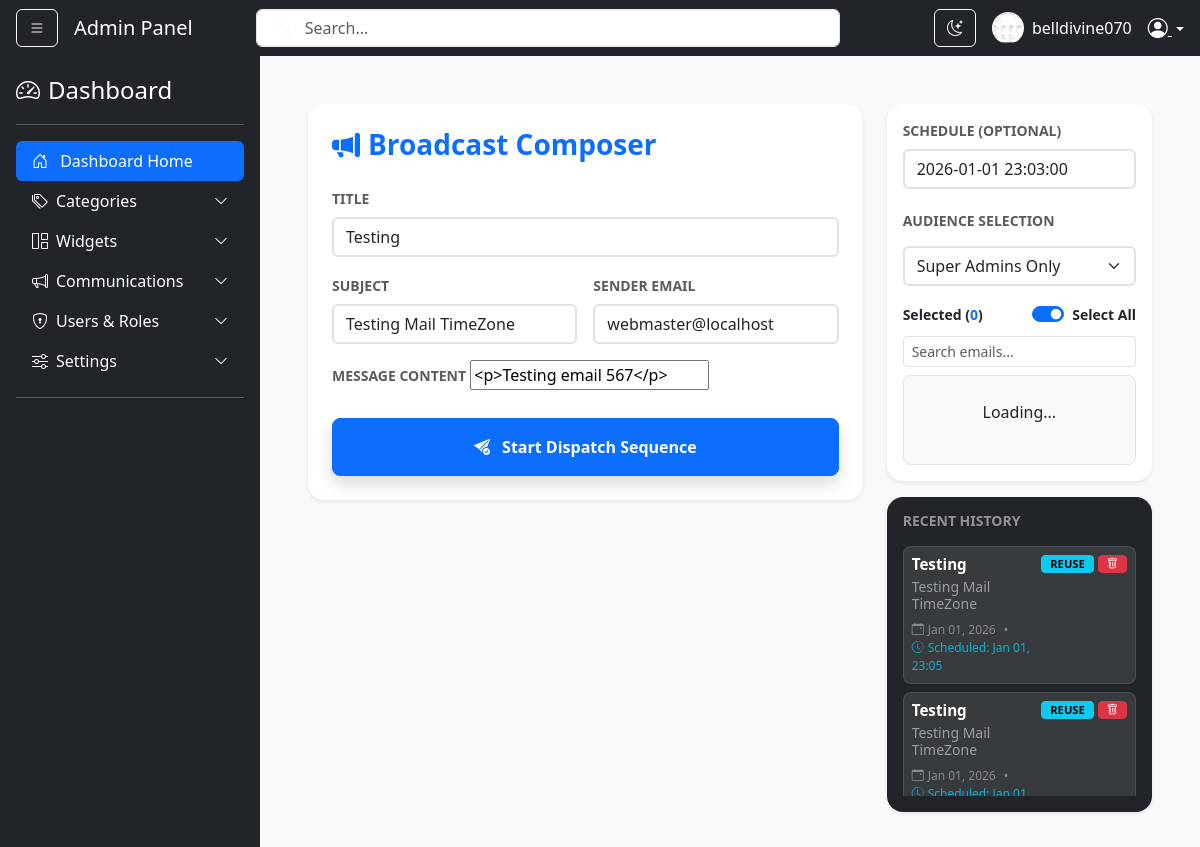
The app's page /bg-admin/broadcast/?reuse=9 (signed in), older data.
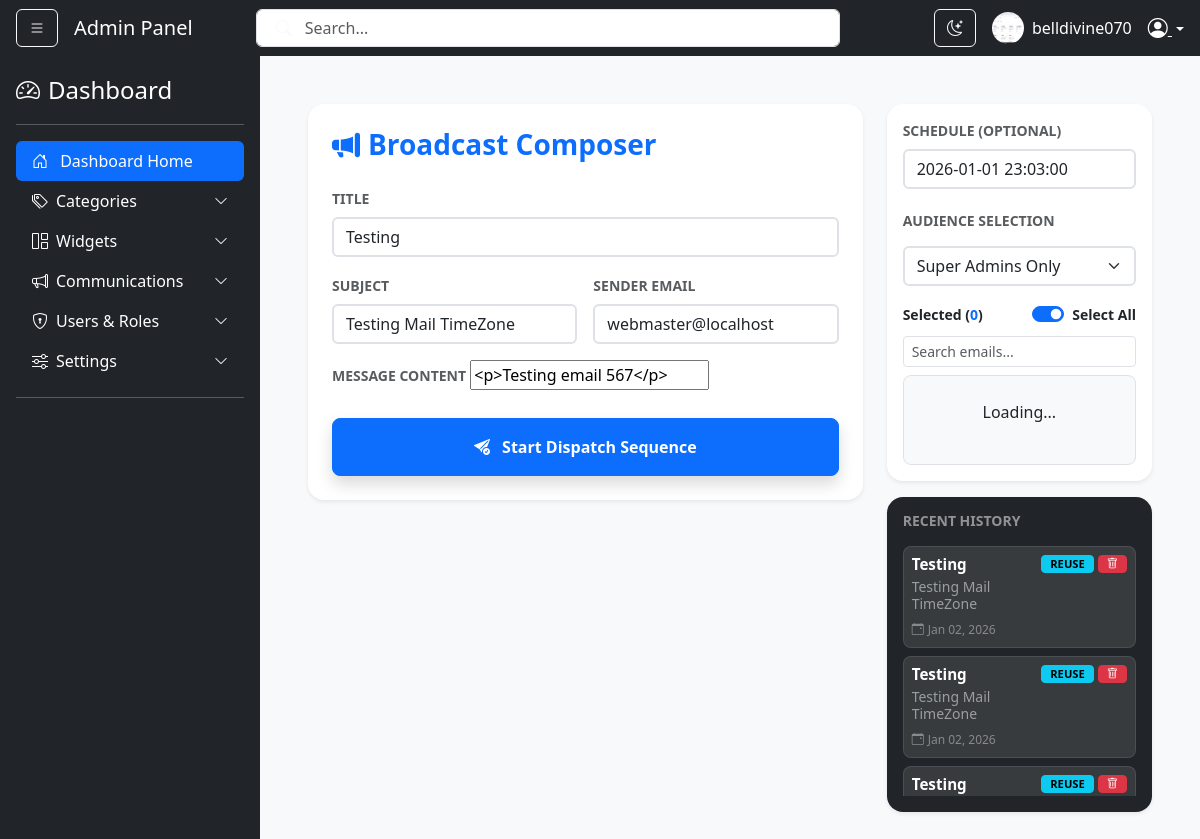
The same page, newer data.
### users/models.py (models this page shows, shortened)
class NewsPost(models.Model):
    AUDIENCE_CHOICES = [
        ('all', 'All Audience'),
        ('staff_only', 'Staff Only'),
        ('external_only', 'External Subscribers Only'),
        ('clients', 'Company Users (Clients)'),
        ('super_admin', 'Super Admins Only'),
        ('is_manager', 'Managers Only'),
        ('administrator', 'Administrators Only'),
    ]
    STATUS_CHOICES = [
        ('draft', 'Draft'),
        ('scheduled', 'Scheduled'),
        ('sending', 'Sending'),
        ('sent', 'Sent'),
        ('failed', 'Failed'),
    ]
    title = models.CharField(max_length=255)
    subject = models.CharField(max_length=255, blank=True)
    slug = models.SlugField(max_length=255, unique=True, blank=True)
    content = models.TextField()
    sender_email = models.EmailField(blank=True, null=True)
    target_audience = models.CharField(max_length=50, choices=AUDIENCE_CHOICES, default='all')
    status = models.CharField(max_length=15, choices=STATUS_CHOICES, default='draft')
    scheduled_time = models.DateTimeField(null=True, blank=True)
    last_sent_at = models.DateTimeField(null=True, blank=True)
    created_at = models.DateTimeField(auto_now_add=True)

### users/views.py (the view, shortened to what this page needs)
# urls.py: path('broadcast/', views.BroadcastCreateView.as_view(), name='broadcast_dashboard'),
class BroadcastCreateView(LoginRequiredMixin, CreateView):
    model = NewsPost
    form_class = BroadcastForm
    template_name = 'send_email.html'
    success_url = reverse_lazy('broadcast_dashboard')
    def get(self, request, *args, **kwargs):
        return super().get(request, *args, **kwargs)
    def get_initial(self):
        initial = super().get_initial()
        reuse_id = self.request.GET.get('reuse')
        if reuse_id:
            post = get_object_or_404(NewsPost, id=reuse_id)
            initial.update({
                'title': post.title,
                'subject': post.subject,
                'content': post.content,
                'sender_email': post.sender_email,
                'target_audience': post.target_audience,
                'scheduled_time': post.scheduled_time
            })
        return initial
    def get_context_data(self, **kwargs):
        context = super().get_context_data(**kwargs)
        context['recent_posts'] = NewsPost.objects.all().order_by('-created_at')[:10]
        return context

### users/forms.py
class BroadcastForm(forms.ModelForm):
    class Meta:
        model = NewsPost
        fields = ['title','subject','sender_email','content','target_audience','scheduled_time'
        ]
        widgets = {
            'content': SummernoteWidget(),
        }
    def __init__(self, *args, **kwargs):
        super().__init__(*args, **kwargs)
        self.fields['sender_email'].required = False
        self.fields['scheduled_time'].required = False

### users/context_processors.py (called while the page is built)
def app_settings_processor(request):
    settings_dict = {}
    try:
        variables = AppVariable.objects.all().values('var_name', 'var_value')
        for var in variables:
            settings_dict[var['var_name']] = var['var_value']
    except Exception as e:
        print(f"Error loading AppVariables: {e}")
        settings_dict = {}
    return settings_dict

### users/templates/send_email.html (shortened to what the changed rows need)
{% extends "layout.html" %}
{% load widget_tweaks %}
{% load static %}
{% block content %}
<link rel="stylesheet" href="https://cdnjs.cloudflare.com/ajax/libs/jquery-datetimepicker/2.5.20/jquery.datetimepicker.min.css">
<div class="container-fluid py-4">
    <form method="post" id="broadcast-form">
        <div class="row g-4">
            <div class="col-12 col-lg-8">
                <div class="card shadow-sm border-0 p-4 rounded-4 bg-white">
                    <div class="mb-3">
                        <label class="form-label small fw-bold text-muted">TITLE</label>
                        {% render_field form.title class="form-control border-2 shadow-none" %}
                    </div>
                    <div class="row g-3 mb-3">
                        <div class="col-md-6">
                            <label class="form-label small fw-bold text-muted">SUBJECT</label>
                            {% render_field form.subject class="form-control border-2 shadow-none" %}
                        </div>
                        <div class="col-md-6">
                            <label class="form-label small fw-bold text-muted">SENDER EMAIL</label>
                            {% render_field form.sender_email class="form-control border-2 shadow-none" %}
                        </div>
                    </div>
                    <div class="mb-4">
                        <label class="form-label small fw-bold text-muted">MESSAGE CONTENT</label>
                        {{ form.content }}
                    </div>
                </div>
            </div>
            <div class="col-12 col-lg-4">
                <div class="card shadow-sm border-0 p-3 rounded-4 mb-3 bg-white">
                    <label class="form-label small fw-bold text-muted">SCHEDULE (OPTIONAL)</label>
                    {% render_field form.scheduled_time class="form-control border-2 shadow-none" id="datetimepicker" autocomplete="off" placeholder="Click to select date & time"   %}
                    <h6 class="fw-bold mt-4 mb-3 small text-muted">AUDIENCE SELECTION</h6>
                    {% render_field form.target_audience class="form-select mb-3 border-2 shadow-none" id="id_target_audience" %}
                    <div class="d-flex justify-content-between align-items-center mb-2">
                        <span class="small fw-bold">
                        </span>
                        <div class="form-check form-switch">
                        </div>
                    </div>
                    <input type="text" id="email-search" class="form-control form-control-sm mb-2" placeholder="Search emails...">
                    <div id="recipient-preview-box">
                        <div id="recipient-list">
                        </div>
                    </div>
                </div>
                <div class="card shadow-sm border-0 p-3 rounded-4 bg-dark text-white">
                    <div class="overflow-auto" style="max-height: 250px;">
                        {% for post in recent_posts %}
                        <div class="bg-white bg-opacity-10 rounded-3 p-2 mb-2 border border-white border-opacity-10">
                            <div class="d-flex justify-content-between align-items-start">
                                <div class="d-flex flex-column justify-content-center">
                                    <div class="mb-1">
                                        <div class="fw-bold text-white lh-sm mb-1" style="font-size: 0.95rem;">
                                            {{ post.title }}
                                        </div>
                                        <div class="text-white-50 small lh-sm">
                                            {{ post.subject }}
                                        </div>
                                    </div>
                                    <div class="small mt-1 d-flex flex-wrap align-items-center" style="font-size: 0.75rem; opacity: 0.8;">
                                        <span class="text-white-50">
                                            <i class="bi bi-calendar-event me-1"></i>{{ post.created_at|date:"M d, Y" }}
                                        </span>
                                        {% if post.scheduled_time %}
                                            <span class="mx-2 text-white-50">•</span>
                                            <span class="text-info">
                                                <i class="bi bi-clock-history me-1"></i>Scheduled: {{ post.scheduled_time|date:"M d, H:i" }}
                                            </span>
                                        {% endif %}
                                    </div>
                                </div>
                                <div class="d-flex gap-1">
                                    <a href="?reuse={{ post.id }}"
                                       class="btn btn-sm btn-info py-0 px-2 fw-bold"
                                       style="font-size: 0.7rem;">
                                        REUSE
                                    </a>
                                    <button type="button"
                                            class="btn btn-sm btn-danger py-0 px-2 delete-btn"
                                            data-url="{% url 'delete_broadcast' post.id %}"
                                            style="font-size: 0.7rem;">
                                        <i class="bi bi-trash"></i>
                                    </button>
                                </div>
                            </div>
                        </div>
                        {% empty %}
                        <p class="text-center small text-white-50">No history yet.</p>
                        {% endfor %}
                    </div>
                </div>
            </div>
        </div>
    </form>
</div>
{% endblock %}

Row changes from the older to the newer data that the page shows:
no longer on one of the page's lists (row edited): NewsPost: title "Testing", subject "Testing Mail TimeZone", created_at "Jan 01, 2026", scheduled_time "Jan 01, 23:03"
no longer on this page (row edited): NewsPost: title "Testing", subject "Testing Mail TimeZone", created_at "Jan 01, 2026", scheduled_time "Jan 01, 23:05"
added NewsPost: title "Testing", subject "Testing Mail TimeZone", created_at "Jan 02, 2026"
added NewsPost: title "Testing", subject "Testing Mail TimeZone", created_at "Jan 02, 2026"
added NewsPost: title "Testing"
